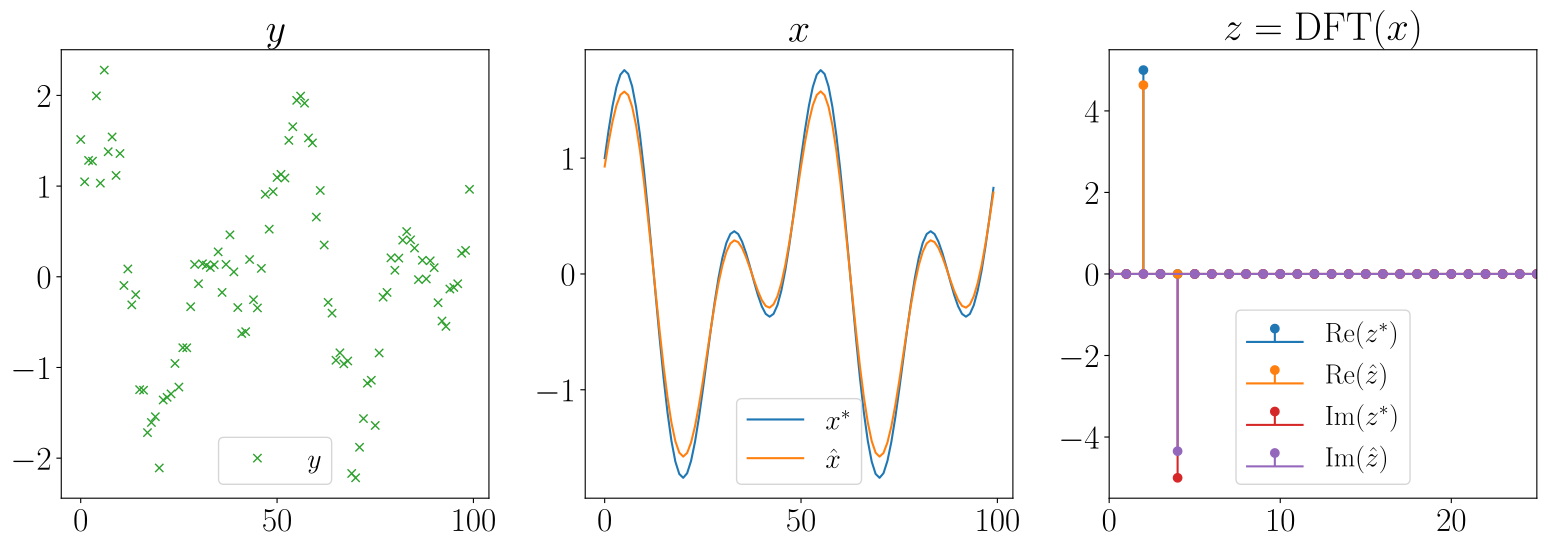

Write the Python code that produced this figure.
"""
Sparse FFT
==========

"""
# %%
from tramp.algos import EarlyStoppingEP
from tramp.variables import SISOVariable as V, SILeafVariable as O, MILeafVariable, SIMOVariable
from tramp.channels import DFTChannel, GaussianChannel
from tramp.priors import GaussBernoulliPrior, GaussianPrior
from tramp.experiments import TeacherStudentScenario
import numpy as np
import pandas as pd
import matplotlib.pyplot as plt
from matplotlib import rc
rc('text', usetex=True)
rc('font', family='serif', size=24)


# %%
# Define a Sparse FFT teacher
class SparseFFT_Teacher():
    def __init__(self, N, noise_var):
        self.t = np.linspace(-2*np.pi, 2*np.pi, N, endpoint=False)
        self.channel = GaussianChannel(var=noise_var)

    def sample(self, seed=None):
        if seed:
            np.random.seed(seed)
        x = np.cos(self.t) + np.sin(2*self.t)
        z = DFTChannel(real=True).sample(x)
        y = self.channel.sample(x)
        return {"x": x, "z": z, "y": y}

    def info(self):
        "Empirical estimates of var(x), var(z) and sparsity of z on a sample"
        s = self.sample()
        x , z = s["x"], s["z"]
        nonzero = (np.abs(z) > 1e-11)
        print(
            f"On a teacher sample : var(x)={x.var():.3f} "
            f"rho(z)={nonzero.mean():.3f} var(z)={z[nonzero].var():.3f}"
        )


# %%
# Define a sparse FFT student
def build_sparse_fft_student(N, prior_var, rho, fft_var, noise_var):
    x_shape = (N,)
    z_shape = (2, N)
    student = (
        GaussianPrior(size=x_shape, var=prior_var) @
        SIMOVariable(id="x", n_next=2) @ (
            GaussianChannel(var=noise_var) @ O("y") + (
                DFTChannel(real=True) +
                GaussBernoulliPrior(size=z_shape, var=fft_var, rho=rho)
            ) @
            MILeafVariable(id="z", n_prev=2)
        )
    ).to_model()
    return student


# %%
# Plotting function
def plot_sparse_fft(scenario):
    fig, axes = plt.subplots(1, 3, figsize=(16, 6))
    axes[0].plot(scenario.observations["y"], 'C2x', label=r'$y$')
    axes[0].set_title(r'$y$')
    axes[1].plot(scenario.x_true["x"], label=r'$x^*$')
    axes[1].plot(scenario.x_pred["x"], label=r'$\hat{x}$')
    axes[1].set_title(r'$x$')
    axes[2].stem(
        scenario.x_true["z"][0], label=r"$\textrm{Re}(z^*)$",
        markerfmt="C0o", linefmt="C0-", basefmt="C0", use_line_collection=True
    )
    axes[2].stem(
        scenario.x_pred["z"][0], label=r"$\textrm{Re}(\hat{z})$",
        markerfmt="C1o", linefmt="C1-", basefmt="C1", use_line_collection=True
    )
    axes[2].stem(
        scenario.x_true["z"][1], label=r"$\textrm{Im}(z^*)$",
        markerfmt="C3o", linefmt="C3-", basefmt="C3", use_line_collection=True
    )
    axes[2].stem(
        scenario.x_pred["z"][1], label=r"$\textrm{Im}(\hat{z})$",
        markerfmt="C4o", linefmt="C4-", basefmt="C4", use_line_collection=True
    )
    axes[2].set_title(r'$z = \textrm{DFT}(x)$')
    for axe in axes:
        axe.legend(fancybox=True, shadow=False, loc="lower center", fontsize=20)
    fig.tight_layout()


# %%
# Parameters
N, rho, noise_var, seed = 100, 0.02, 0.1, 1
prior_var, fft_var = 1, 18.75

# %%
# We create the teacher student scenario
teacher = SparseFFT_Teacher(N, noise_var)
teacher.info()
student = build_sparse_fft_student(N, prior_var, rho, fft_var, noise_var)
scenario = TeacherStudentScenario(teacher, student, x_ids=["x", "z"])
scenario.setup(seed=seed)

# %%
# Run EP
_ = scenario.run_ep(
    max_iter=1000, damping=0.1, callback=EarlyStoppingEP(tol=1e-2)
)

# %%
# Plot
plot_sparse_fft(scenario)
